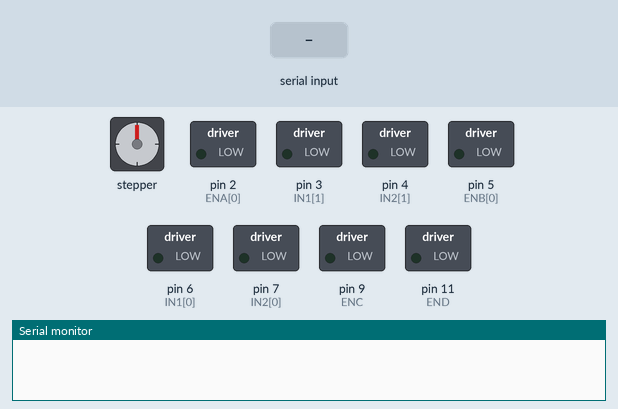
Bench run of a sketch on a simulated Arduino Uno, built with avr-gcc and run on an emulated ATmega328P. On the bench: stepper motor, switched loads named in the sketch (green lamp = pin HIGH), the last lines printed to the serial monitor. Wiring (inferred from the names in the program): stepper motor (2048 steps per turn assumed): coils pin 10, pin 8, pin 12, pin 13. The test bench sets the inputs (shaded band). Pins used as bus, display or sensor lines are not drawn.

Above: at 1.2 s.
1.3 s: "1\n" received over Serial
At 4.5 s:
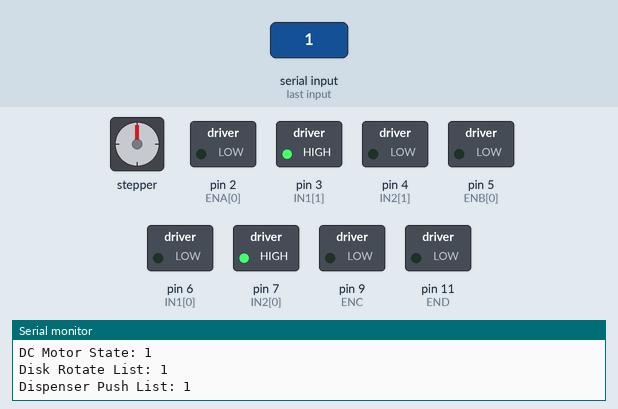
At 6.4 s:
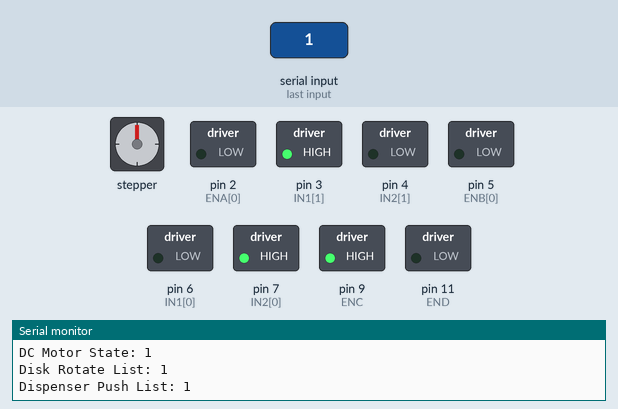
Timing chart, 0 to 17.4 s (numbered marks = the images above; inputs shaded):
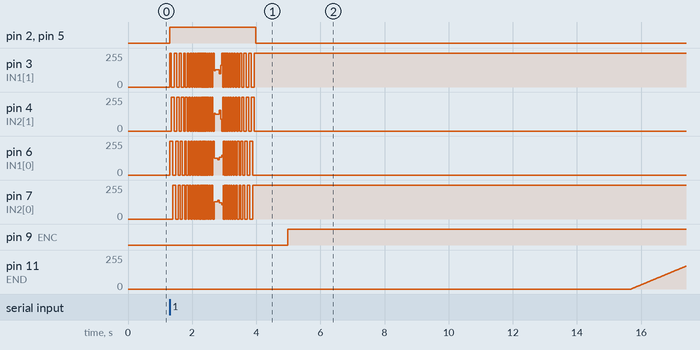

The sketch:

main.ino
```cpp
#include <Arduino.h>
#include "step.h"
#include "linear.h"
#include "dc.h"

#define MAX_SIZE 10  // 최대 리스트 크기를 10으로 정의

int disk_rotate_list[MAX_SIZE];
int dispenser_push_list[MAX_SIZE];
int listSize = 0;  // 실제 사용되는 리스트의 크기

int dc_motor_state = 0;  // 전역 변수로 선언

void setup() {
    Serial.begin(9600);  // 시리얼 통신을 9600 baud rate로 시작합니다.

    // 모터 핀 설정
    setupMotorPins(0);        // 스텝모터 A핀 설정
    setupMotorPins(1);        // 스텝모터 B핀 설정

    // 역방향 딜레이 설정
    setupReverseDelays();     // 모터의 역방향 운동에 사용할 딜레이를 설정합니다.

    // 선형 모터 핀 설정
    pinMode(ENC, OUTPUT);
    pinMode(IN5, OUTPUT);
    pinMode(IN6, OUTPUT);
    pinMode(END, OUTPUT);
    pinMode(IN7, OUTPUT);
    pinMode(IN8, OUTPUT);
}

void loop() {
    if (Serial.available() > 0) {
        String data = Serial.readStringUntil('\n');
        parseData(data);  // 데이터 파싱 함수 호출

        // 파싱된 데이터를 시리얼로 전송 (라즈베리파이에서 출력하기 위해)
        Serial.print("DC Motor State: ");
        Serial.println(dc_motor_state);
        Serial.print("Disk Rotate List: ");
        for (int i = 0; i < listSize; i++) {
            Serial.print(disk_rotate_list[i]);
            if (i < listSize - 1) {
                Serial.print(",");
            }
        }
        Serial.println();
        Serial.print("Dispenser Push List: ");
        for (int i = 0; i < listSize; i++) {
            Serial.print(dispenser_push_list[i]);
            if (i < listSize - 1) {
                Serial.print(",");
            }
        }
        Serial.println();

        // 모터 작동 로직 실행
        for (int i = 0; i < listSize; i++) {
            disk_rotate(disk_rotate_list[i]);
            delay(1000);
            for (int j = 0; j < dispenser_push_list[i]; j++) {
                linear_up(255, 5000);
                linear_stop(255, 1000);
                linear_down(255, 2700);
                linear_stop(255, 1000);
                delay(1000);  // dispenser_activate 사이의 딜레이
            }
        }

        if (dc_motor_state == 1) {
            stir(255, 500, 2);
            delay(1000);
        }

        Serial.println("1");  // 작업 완료 신호 전송

        // 리스트 초기화
        listSize = 0;
        dc_motor_state = 0;
        for (int i = 0; i < MAX_SIZE; i++) {
            disk_rotate_list[i] = 0;
            dispenser_push_list[i] = 0;
        }
    }
}

void parseData(String data) {
    int firstComma = data.indexOf(',');
    dc_motor_state = data.substring(0, firstComma).toInt();  // dc_input 파싱

    int firstBracket = data.indexOf('[', firstComma);
    int secondBracket = data.indexOf(']', firstBracket + 1);
    int thirdBracket = data.indexOf('[', secondBracket + 1);
    int lastBracket = data.indexOf(']', thirdBracket + 1);

    // 디스크 회전 목록 파싱
    String diskData = data.substring(firstBracket + 1, secondBracket);
    listSize = 0;  // 리스트 크기 초기화
    int startPos = 0;
    int endPos = diskData.indexOf(',');

    while (endPos != -1) {
        disk_rotate_list[listSize] = diskData.substring(startPos, endPos).toInt();
        startPos = endPos + 1;
        endPos = diskData.indexOf(',', startPos);
        listSize++;
    }
    disk_rotate_list[listSize] = diskData.substring(startPos).toInt();  // 마지막 원소 처리
    listSize++;  // 리스트 크기 업데이트

    // 디스펜서 푸시 목록 파싱
    String dispenserData = data.substring(thirdBracket + 1, lastBracket);
    startPos = 0;
    endPos = dispenserData.indexOf(',');
    int dispenserCount = 0;

    while (endPos != -1) {
        dispenser_push_list[dispenserCount] = dispenserData.substring(startPos, endPos).toInt();
        startPos = endPos + 1;
        endPos = dispenserData.indexOf(',', startPos);
        dispenserCount++;
    }
    dispenser_push_list[dispenserCount] = dispenserData.substring(startPos).toInt();  // 마지막 원소 처리
}
```

dc.cpp
```cpp
//dc.cpp
#include <Arduino.h>  // Arduino 기본 헤더 파일 포함
#include "dc.h"


// Define pin constants for easy modifications
const int END = 11;   // Motor enable pin (PWM capable pin)
int IN7 = 12;   // Motor input 1
int IN8 = 13;  // Motor input 2


void dc_cw(int power, int time){
    digitalWrite(END, LOW); // 모터 활성화 전 모든 출력을 LOW로 설정
    digitalWrite(IN7, LOW);
    digitalWrite(IN8, LOW);


    for (int speed = 0; speed <= power; speed++) {
        analogWrite(END, speed);
        delay(10);
    }


    digitalWrite(IN7, HIGH);
    digitalWrite(IN8, LOW);
    analogWrite(END, power);
    delay(time);


    for (int speed = power; speed >= 0; speed--) {
        analogWrite(END, speed);
        delay(10);
    }
}


void dc_ccw(int power, int time) {
    digitalWrite(END, LOW); // 모터 활성화 전 모든 출력을 LOW로 설정
    digitalWrite(IN7, LOW);
    digitalWrite(IN8, LOW);


    for (int speed = 0; speed <= power; speed++) {
        analogWrite(END, speed);
        delay(10);
    }


    digitalWrite(IN7, LOW);
    digitalWrite(IN8, HIGH);
    analogWrite(END, power);
    delay(time);


    for (int speed = power; speed >= 0; speed--) {
        analogWrite(END, speed);
        delay(10);
    }
}


void stir(int power, int time, int count){
  for (int i = 0; i < count ; i++){
    dc_cw(power,time);
    dc_ccw(power,time);
  }
  dc_cw(0,1000);
}
```

dc.h
```cpp
//dc.c


#ifndef DC_H
#define DC_H


extern const int END;
extern int IN7;
extern int IN8;


void dc_cw(int power, int time);
void dc_ccw(int power, int time);
void stir(int power, int time, int count);


#endif
```

linear.cpp
```cpp
//linear.cpp


#include <Arduino.h>  // Arduino 기본 헤더 파일 포함
#include "linear.h"


// 핀 번호 업데이트
const int ENC = 9;   // 모터 활성화 핀 (PWM 사용 가능)
int IN5 = 10;         // 모터 입력 5
int IN6 = 8;         // 모터 입력 6


void linear_up(int power, int time) {
    digitalWrite(IN5, HIGH);  // IN1을 IN5로 변경
    digitalWrite(IN6, LOW);   // IN2를 IN6으로 변경
    analogWrite(ENC, power);
    delay(time);
}


void linear_down(int power, int time) {
    digitalWrite(IN5, LOW);   // IN1을 IN5로 변경
    digitalWrite(IN6, HIGH);  // IN2를 IN6으로 변경
    analogWrite(ENC, power);
    delay(time);
}


void linear_stop(int power, int time) {
    digitalWrite(IN5, LOW);  // IN1을 IN5로 변경
    digitalWrite(IN6, LOW);  // IN2를 IN6으로 변경
    analogWrite(ENC, power);
    delay(time);
}


void dispenser_activate(int up_power,int down_power, int time) {
  linear_up(up_power,time);
  linear_stop(up_power,time);
  linear_down(down_power,500);


}
```

linear.h
```cpp
//linear.h


#ifndef LINEAR_H
#define LINEAR_H


extern const int ENC;
extern int IN5;
extern int IN6;


void linear_up(int power, int time);
void linear_down(int power, int time);
void linear_stop(int power, int time);


void dispenser_activate(int up_power,int down_power, int time);


#endif
```

step.cpp
```cpp
// step.cpp
#include "step.h"


const int ENA[2] = {2, 2}; // 모터 A와 B의 활성화 핀
int IN1[2] = {6, 3};       // 모터 A와 B의 입력 1
int IN2[2] = {7, 4};       // 모터 A와 B의 입력 2
const int ENB[2] = {5, 5}; // 모터 A와 B의 활성화 핀
int IN3[2] = {3, 6};       // 모터 A와 B의 입력 3
int IN4[2] = {4, 7};       // 모터 A와 B의 입력 4


const int delays[] = {45, 38, 32, 27, 23, 20, 17, 15, 13, 11, 10, 9, 8, 7, 7, 6, 6, 6, 5, 5, 5, 5, 5, 5, 4};
int reverseDelays[sizeof(delays) / sizeof(int)];


void setupMotorPins(int motor) {
    pinMode(ENA[motor], OUTPUT);
    pinMode(IN1[motor], OUTPUT);
    pinMode(IN2[motor], OUTPUT);
    pinMode(ENB[motor], OUTPUT);
    pinMode(IN3[motor], OUTPUT);
    pinMode(IN4[motor], OUTPUT);


    digitalWrite(ENA[motor], LOW);
    digitalWrite(ENB[motor], LOW);
}


void setupReverseDelays() {
    for (int i = 0; i < sizeof(delays) / sizeof(int); i++) {
        reverseDelays[i] = delays[sizeof(delays) / sizeof(int) - 1 - i];
    }
}


void performSteps(int motor, const int delayArray[]) {
    for (int i = 0; i < sizeof(delays) / sizeof(int); i++) {
        stepMotorSoftStart(motor, delayArray[i]);
    }
}


void softStart(int motor) {
    for (int i = 0; i < sizeof(delays) / sizeof(delays[0]); i++) {
        stepMotorSoftStart(motor, delays[i]);
    }
}


void softStop(int motor) {
    for (int i = sizeof(delays) / sizeof(delays[0]) - 1; i >= 0; i--) {
        stepMotorSoftStart(motor, delays[i]);
    }
}


void stepMotorSoftStart(int motor, int stepDelay) {
    digitalWrite(ENA[motor], HIGH);


    digitalWrite(IN1[motor], HIGH);
    digitalWrite(IN2[motor], LOW);
    digitalWrite(IN3[motor], HIGH);
    digitalWrite(IN4[motor], LOW);
    delay(stepDelay);


    digitalWrite(IN1[motor], HIGH);
    digitalWrite(IN2[motor], LOW);
    digitalWrite(IN3[motor], LOW);
    digitalWrite(IN4[motor], HIGH);
    delay(stepDelay);


    digitalWrite(IN1[motor], LOW);
    digitalWrite(IN2[motor], HIGH);
    digitalWrite(IN3[motor], LOW);
    digitalWrite(IN4[motor], HIGH);
    delay(stepDelay);


    digitalWrite(IN1[motor], LOW);
    digitalWrite(IN2[motor], HIGH);
    digitalWrite(IN3[motor], HIGH);
    digitalWrite(IN4[motor], LOW);
    delay(stepDelay);
}


void performAdditionalSteps(int motor, int steps) {
    int d = 4;  // 빠른 스텝을 위한 작은 딜레이
    for (int i = 0; i < steps; i++) {
        digitalWrite(IN1[motor], HIGH);
        digitalWrite(IN2[motor], LOW);
        digitalWrite(IN3[motor], HIGH);
        digitalWrite(IN4[motor], LOW);
        delay(d);


        digitalWrite(IN1[motor], HIGH);
        digitalWrite(IN2[motor], LOW);
        digitalWrite(IN3[motor], LOW);
        digitalWrite(IN4[motor], HIGH);
        delay(d);


        digitalWrite(IN1[motor], LOW);
        digitalWrite(IN2[motor], HIGH);
        digitalWrite(IN3[motor], LOW);
        digitalWrite(IN4[motor], HIGH);
        delay(d);


        digitalWrite(IN1[motor], LOW);
        digitalWrite(IN2[motor], HIGH);
        digitalWrite(IN3[motor], HIGH);
        digitalWrite(IN4[motor], LOW);
        delay(d);
    }
}


void disk_rotate(int disk_step) {
    if (disk_step == 0) {

    }
    else if (disk_step > 0 && disk_step <= 7) {
        // 반시계방향 회전 처리
        disk_step = disk_step -1  ;
        digitalWrite(ENB[0], HIGH); // 반시계방향 활성화
        softStart(0);  // 반시계 부드러운 시작 (0.5바퀴)
        performAdditionalSteps(0, disk_step * 50);
        softStop(0);   // 반시계 부드러운 정지 (0.5바퀴)
        digitalWrite(ENA[0], LOW); // Disable motor A
        digitalWrite(ENB[0], LOW); // 반시계방향 비활성화
    }
    else if (disk_step < 0 && disk_step >= -7) {
        // 시계방향 회전 처리
        disk_step = disk_step + 1;
        digitalWrite(ENB[1], HIGH); // 시계방향 활성화
        softStart(1);  // 시계 부드러운 시작 (0.5바퀴)
        performAdditionalSteps(1, disk_step * -50);
        softStop(1);   // 시계방향 부드러운 정지 (0.5바퀴)
        digitalWrite(ENA[1], LOW); // Disable motor A
        digitalWrite(ENB[1], LOW); // 반시계방향 비활성화
    }
    else {
        // 유효하지 않은 입력일 경우 아무 작업도 수행하지 않음
        Serial.println("Invalid input for disk_step. No action performed.");
    }
}
```

step.h
```cpp
// step.h
#ifndef STEP_H
#define STEP_H


#include <Arduino.h>


// 모터 핀에 대한 상수 정의
extern const int ENA[2];
extern int IN1[2];
extern int IN2[2];
extern const int ENB[2];
extern int IN3[2];
extern int IN4[2];


// 딜레이 배열에 대한 상수 정의
extern const int delays[];
extern int reverseDelays[];


// 모터 핀을 설정하는 함수
void setupMotorPins(int motor);


// 역방향 딜레이를 설정하는 함수
void setupReverseDelays();


// 스텝 실행 함수
void performSteps(int motor, const int delayArray[]);


// 모터를 부드럽게 시작하는 함수
void softStart(int motor);


// 모터를 부드럽게 정지하는 함수
void softStop(int motor);


// 모터를 부드럽게 시작하는 함수
void stepMotorSoftStart(int motor, int stepDelay);


// 추가 스텝 실행 함수
void performAdditionalSteps(int motor, int steps);


// 디스크 회전 함수
void disk_rotate(int disk_step);


#endif
```

Measured:
- after the input at 1.3 s, pin 2 (ENA[0]), pin 5 (ENB[0]): LOW → HIGH at once, → LOW 2.7 s later; pin 9 (ENC): LOW → HIGH after 3.7 s; pin 11 (END): moves from 0/255 to 171/255 over 1.7 s, starting after 14.4 s
